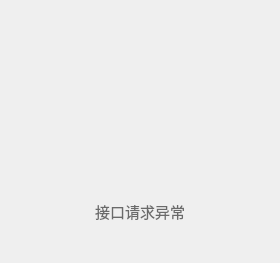
                       <widget class="QWidget" name="page_error">
                        <property name="styleSheet">
                         <string notr="true">background-color: rgb(239, 239, 239);</string>
                        </property>
                        <layout class="QHBoxLayout" name="horizontalLayout_10">
                         <property name="leftMargin">
                          <number>0</number>
                         </property>
                         <property name="topMargin">
                          <number>0</number>
                         </property>
                         <property name="rightMargin">
                          <number>0</number>
                         </property>
                         <property name="bottomMargin">
                          <number>0</number>
                         </property>
                         <item>
                          <spacer name="horizontalSpacer_12">
                           <property name="orientation">
                            <enum>Qt::Horizontal</enum>
                           </property>
                           <property name="sizeHint" stdset="0">
                            <size>
                             <width>40</width>
                             <height>20</height>
                            </size>
                           </property>
                          </spacer>
                         </item>
                         <item>
                          <widget class="QWidget" name="widget_3" native="true">
                           <property name="minimumSize">
                            <size>
                             <width>0</width>
                             <height>0</height>
                            </size>
                           </property>
                           <property name="maximumSize">
                            <size>
                             <width>5555555</width>
                             <height>16777215</height>
                            </size>
                           </property>
                           <layout class="QVBoxLayout" name="verticalLayout_9">
                            <property name="spacing">
                             <number>0</number>
                            </property>
                            <property name="leftMargin">
                             <number>0</number>
                            </property>
                            <property name="topMargin">
                             <number>0</number>
                            </property>
                            <property name="rightMargin">
                             <number>0</number>
                            </property>
                            <property name="bottomMargin">
                             <number>0</number>
                            </property>
                            <item>
                             <widget class="QLabel" name="label_10">
                              <property name="minimumSize">
                               <size>
                                <width>200</width>
                                <height>200</height>
                               </size>
                              </property>
                              <property name="maximumSize">
                               <size>
                                <width>200</width>
                                <height>200</height>
                               </size>
                              </property>
                              <property name="styleSheet">
                               <string notr="true">border-image: url(:/lib/error2.png);</string>
                              </property>
                              <property name="text">
                               <string/>
                              </property>
                             </widget>
                            </item>
                            <item>
                             <widget class="QLabel" name="label_11">
                              <property name="font">
                               <font>
                                <family>OPPOSans B</family>
                                <pointsize>11</pointsize>
                               </font>
                              </property>
                              <property name="styleSheet">
                               <string notr="true">color: rgb(106, 106, 106);</string>
                              </property>
                              <property name="text">
                               <string>接口请求异常</string>
                              </property>
                              <property name="alignment">
                               <set>Qt::AlignCenter</set>
                              </property>
                             </widget>
                            </item>
                            <item>
                             <spacer name="verticalSpacer">
                              <property name="orientation">
                               <enum>Qt::Vertical</enum>
                              </property>
                              <property name="sizeHint" stdset="0">
                               <size>
                                <width>20</width>
                                <height>40</height>
                               </size>
                              </property>
                             </spacer>
                            </item>
                           </layout>
                          </widget>
                         </item>
                         <item>
                          <spacer name="horizontalSpacer_13">
                           <property name="orientation">
                            <enum>Qt::Horizontal</enum>
                           </property>
                           <property name="sizeHint" stdset="0">
                            <size>
                             <width>40</width>
                             <height>20</height>
                            </size>
                           </property>
                          </spacer>
                         </item>
                        </layout>
                       </widget>
